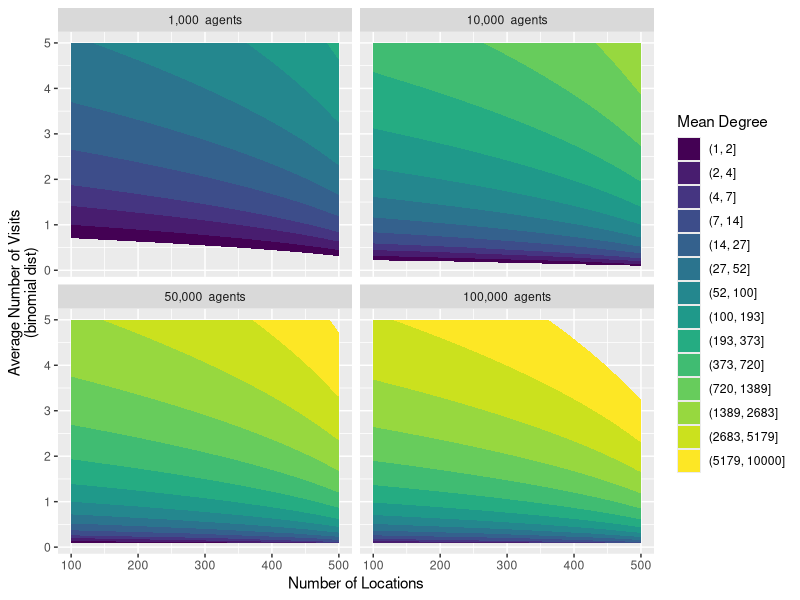

The R script that drew this image: (Note: this script raises an error after producing the figure.)
## ---- chunk 1
library(ggplot2)

# Expected degree
expected_deg <- function(n, m, mu_v) {
  (n - 1) * (1 - (1 - (mu_v/m)^2) ^ m)
} 

N <- c(1000, 10000, 50000, 100000)
nout <- 50
Mu_v <- seq(from = .1, to = 5, length.out = nout)
dat <- NULL
for (n in N) {
  M <- rev(floor((seq(from = 100, to = 500, length.out = nout))))
  D <- outer(Mu_v, M, \(mu_v, m) expected_deg(n, m, mu_v))
  
  dat <- rbind(dat, data.frame(
    n      = n,
    degree = as.vector(D),
    m      = sort(rep(M, nout)),
    mu_v   = Mu_v
  ))
}

labs_n <- labeller(n = setNames(
  paste(
    formatC(
      N, big.mark = ",", format="g", digits = 10,
      width = nchar(sprintf("%i", max(N))) + 2
      ), " agents"
    )|> trimws(which = "both"), N))

ggplot(dat, aes(x = m, y = mu_v, z = degree)) +
    facet_wrap(~n, labeller = labs_n) + 
    geom_contour_filled(
      breaks = round(exp(seq(log(1), log(10000), length.out = 15)))
    ) +
  labs(
    x = "Number of Locations",
    y = "Average Number of Visits\n(binomial dist)",
    fill = "Mean Degree"
    )
## ---- chunk 2
library(data.table)
n    <- 400
m    <- 50
mu_v <- 1

expected_deg(n, m, mu_v)

# Running a simulation
set.seed(7123)
N     <- 1:n
nsims <- 10000
M     <- 1:m

Visits <- array(runif(n * m * nsims) < mu_v/m, dim = c(n, m, nsims))

sim <- parallel::mclapply(1:nsims, \(i) {
  
  # Sampling per individual
  visits <- which(Visits[,,i], arr.ind = TRUE)

  visits <- data.table(
    id = visits[,1],
    loc = visits[,2]
  )

  # Creating the bipartite graph  
  visits <- merge(
    visits[, .(ego = id, loc)],
    visits[, .(alter = id, loc)],
    by = "loc", allow.cartesian = TRUE, all = TRUE
  )[, loc:=NULL] |> unique()
  
  # Retrieving the edgelist
  visits <- visits[, .(ego = fifelse(ego > alter, ego, alter), alter = fifelse(ego > alter, alter, ego))]
  visits <- unique(visits)[ego != alter,]
  
  # Calculating the degree
  sum(table(visits[,c(ego, alter)]))/n
  
}, mc.cores = 6L) |> unlist()

hist(sim)
mean(sim)
